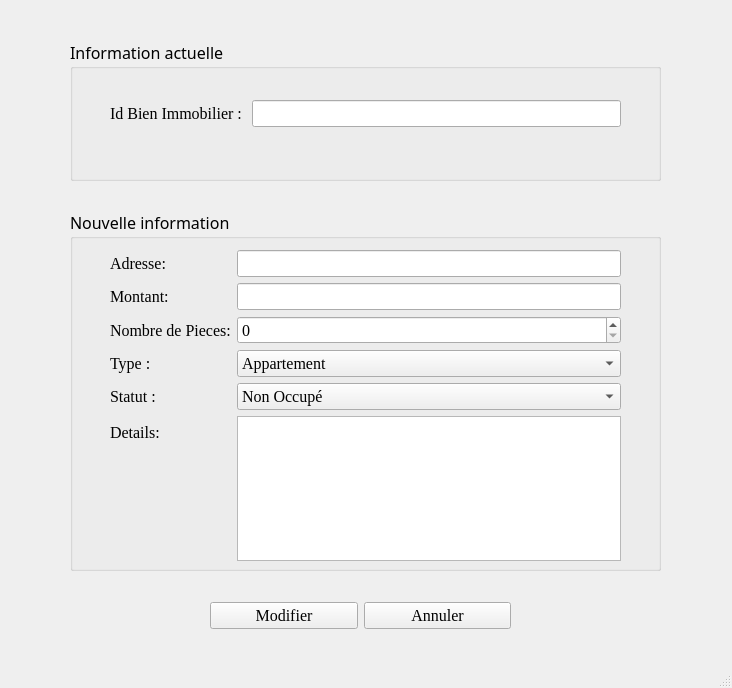
<?xml version="1.0" encoding="UTF-8"?>
<ui version="4.0">
 <class>WinAdminEditBI</class>
 <widget class="QMainWindow" name="WinAdminEditBI">
  <property name="geometry">
   <rect>
    <x>0</x>
    <y>0</y>
    <width>732</width>
    <height>688</height>
   </rect>
  </property>
  <property name="windowTitle">
   <string>MainWindow</string>
  </property>
  <widget class="QWidget" name="centralwidget">
   <widget class="QGroupBox" name="groupBox">
    <property name="geometry">
     <rect>
      <x>70</x>
      <y>40</y>
      <width>591</width>
      <height>141</height>
     </rect>
    </property>
    <property name="font">
     <font>
      <family>Algerian</family>
      <pointsize>12</pointsize>
     </font>
    </property>
    <property name="title">
     <string>Information actuelle</string>
    </property>
    <widget class="QWidget" name="formLayoutWidget">
     <property name="geometry">
      <rect>
       <x>40</x>
       <y>60</y>
       <width>511</width>
       <height>61</height>
      </rect>
     </property>
     <layout class="QFormLayout" name="formLayout">
      <item row="0" column="0">
       <widget class="QLabel" name="label">
        <property name="font">
         <font>
          <family>Times New Roman</family>
          <pointsize>12</pointsize>
         </font>
        </property>
        <property name="text">
         <string>Id Bien Immobilier : </string>
        </property>
       </widget>
      </item>
      <item row="0" column="1">
       <widget class="QLineEdit" name="lineEditIdBI">
        <property name="font">
         <font>
          <family>Times New Roman</family>
          <pointsize>12</pointsize>
         </font>
        </property>
       </widget>
      </item>
     </layout>
    </widget>
   </widget>
   <widget class="QGroupBox" name="groupBox_2">
    <property name="geometry">
     <rect>
      <x>70</x>
      <y>210</y>
      <width>591</width>
      <height>361</height>
     </rect>
    </property>
    <property name="font">
     <font>
      <family>Algerian</family>
      <pointsize>12</pointsize>
     </font>
    </property>
    <property name="title">
     <string>Nouvelle information</string>
    </property>
    <widget class="QWidget" name="formLayoutWidget_2">
     <property name="geometry">
      <rect>
       <x>40</x>
       <y>40</y>
       <width>511</width>
       <height>311</height>
      </rect>
     </property>
     <layout class="QFormLayout" name="formLayout_2">
      <item row="0" column="0">
       <widget class="QLabel" name="label_3">
        <property name="font">
         <font>
          <family>Times New Roman</family>
          <pointsize>12</pointsize>
         </font>
        </property>
        <property name="text">
         <string>Adresse: </string>
        </property>
       </widget>
      </item>
      <item row="0" column="1">
       <widget class="QLineEdit" name="lineEditAdresse">
        <property name="font">
         <font>
          <family>Times New Roman</family>
          <pointsize>12</pointsize>
         </font>
        </property>
       </widget>
      </item>
      <item row="1" column="0">
       <widget class="QLabel" name="label_4">
        <property name="font">
         <font>
          <family>Times New Roman</family>
          <pointsize>12</pointsize>
         </font>
        </property>
        <property name="text">
         <string>Montant: </string>
        </property>
       </widget>
      </item>
      <item row="1" column="1">
       <widget class="QLineEdit" name="lineEditMontant">
        <property name="font">
         <font>
          <family>Times New Roman</family>
          <pointsize>12</pointsize>
         </font>
        </property>
       </widget>
      </item>
      <item row="2" column="0">
       <widget class="QLabel" name="label_6">
        <property name="font">
         <font>
          <family>Times New Roman</family>
          <pointsize>12</pointsize>
         </font>
        </property>
        <property name="text">
         <string>Nombre de Pieces:</string>
        </property>
       </widget>
      </item>
      <item row="2" column="1">
       <widget class="QSpinBox" name="spinBoxNbrdePieces">
        <property name="font">
         <font>
          <family>Times New Roman</family>
          <pointsize>12</pointsize>
         </font>
        </property>
       </widget>
      </item>
      <item row="3" column="0">
       <widget class="QLabel" name="label_2">
        <property name="font">
         <font>
          <family>Times New Roman</family>
         </font>
        </property>
        <property name="text">
         <string>Type : </string>
        </property>
       </widget>
      </item>
      <item row="3" column="1">
       <widget class="QComboBox" name="lineEditType">
        <property name="font">
         <font>
          <family>Times New Roman</family>
         </font>
        </property>
        <item>
         <property name="text">
          <string>Appartement</string>
         </property>
        </item>
        <item>
         <property name="text">
          <string>Studio</string>
         </property>
        </item>
        <item>
         <property name="text">
          <string>Villa</string>
         </property>
        </item>
       </widget>
      </item>
      <item row="6" column="0">
       <widget class="QLabel" name="label_5">
        <property name="font">
         <font>
          <family>Times New Roman</family>
          <pointsize>12</pointsize>
         </font>
        </property>
        <property name="text">
         <string>Details: </string>
        </property>
       </widget>
      </item>
      <item row="6" column="1">
       <widget class="QPlainTextEdit" name="plainTextEditDetails">
        <property name="font">
         <font>
          <family>Times New Roman</family>
         </font>
        </property>
       </widget>
      </item>
      <item row="5" column="0">
       <widget class="QLabel" name="label_7">
        <property name="font">
         <font>
          <family>Times New Roman</family>
         </font>
        </property>
        <property name="text">
         <string>Statut : </string>
        </property>
       </widget>
      </item>
      <item row="5" column="1">
       <widget class="QComboBox" name="comboBox">
        <property name="font">
         <font>
          <family>Times New Roman</family>
         </font>
        </property>
        <item>
         <property name="text">
          <string>Non Occupé</string>
         </property>
        </item>
        <item>
         <property name="text">
          <string>Occupé</string>
         </property>
        </item>
       </widget>
      </item>
     </layout>
    </widget>
   </widget>
   <widget class="QWidget" name="gridLayoutWidget">
    <property name="geometry">
     <rect>
      <x>210</x>
      <y>590</y>
      <width>301</width>
      <height>51</height>
     </rect>
    </property>
    <layout class="QGridLayout" name="gridLayout">
     <item row="0" column="1">
      <widget class="QPushButton" name="pushButtonCancel">
       <property name="font">
        <font>
         <family>Times New Roman</family>
         <pointsize>12</pointsize>
        </font>
       </property>
       <property name="text">
        <string>Annuler</string>
       </property>
      </widget>
     </item>
     <item row="0" column="0">
      <widget class="QPushButton" name="pushButtonModifier">
       <property name="font">
        <font>
         <family>Times New Roman</family>
         <pointsize>12</pointsize>
        </font>
       </property>
       <property name="text">
        <string>Modifier</string>
       </property>
      </widget>
     </item>
    </layout>
   </widget>
  </widget>
  <widget class="QMenuBar" name="menubar">
   <property name="geometry">
    <rect>
     <x>0</x>
     <y>0</y>
     <width>732</width>
     <height>28</height>
    </rect>
   </property>
  </widget>
  <widget class="QStatusBar" name="statusbar"/>
 </widget>
 <resources/>
 <connections/>
</ui>
